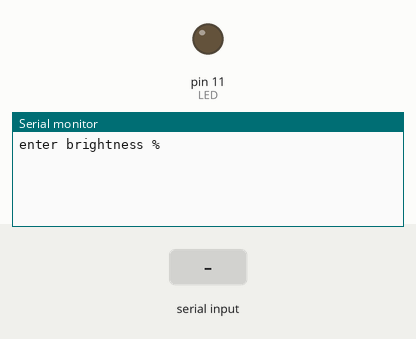
Simulated run of this sketch. Board: Arduino Uno, built with avr-gcc and run on an emulated ATmega328P. Parts: output pins drawn as LEDs (lit = HIGH), the last lines printed to the serial monitor. Inputs (shaded band) come from the test bench.

Above: at 1.2 s.
1.3 s: "90,45\n" received over Serial
At 1.33 s:
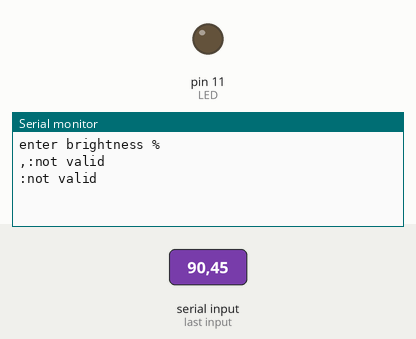
At 2.5 s:
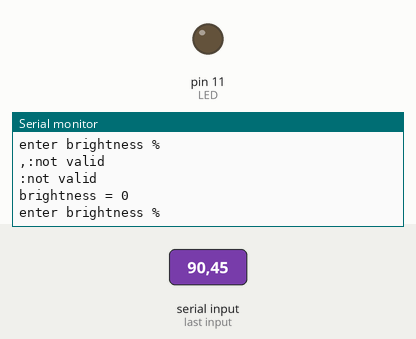

The sketch:

Control_PWM.ino
```cpp
byte brightness = 0;
const int LED = 11;
void setup()
{
  Serial.begin(9600);
}

void loop()
{
  Serial.println("enter brightness %");
  while(Serial.available()==0)
  {
    // không làm gì cả
  }
  while(Serial.available()>0)
  {
    char ch = Serial.read();
    if(ch >= '0' && ch <='255')
    {
    //chuyển từ ASCII sang số thập phân
    brightness = brightness*10 + ch - '0';
    delay(5);//chờ tín hiệu tiếp theo được truyền qua cổng serial
             //KHÔNG THỂ THIẾU. Hãy thử bỏ dòng này bạn sẽ thấy điều khác biệt!
    }
    else
    {
    Serial.print(ch);
    Serial.println(":not valid");
    brightness = 0;
    }
  }
  // chặn giá trị brightness trong khoảng [0,100]
  brightness = constrain(brightness,0,100);
  // in ra giá trị brightness
  Serial.print("brightness = ");
  Serial.println(brightness);
  // chuyển đổi từ giá trị brightness sang PWM
  byte value = map(brightness,0,100,0,255);
  // bật LED với giá trị xung PWM (duty cycle) nhận được
  analogWrite(LED,value);
  // reset biến brightness về giá trị 0
  //để tiếp tục tính toán
  brightness = 0;
}
```

Measured:
- after the input at 1.3 s, the serial monitor: prints a new line at once (image 1)
